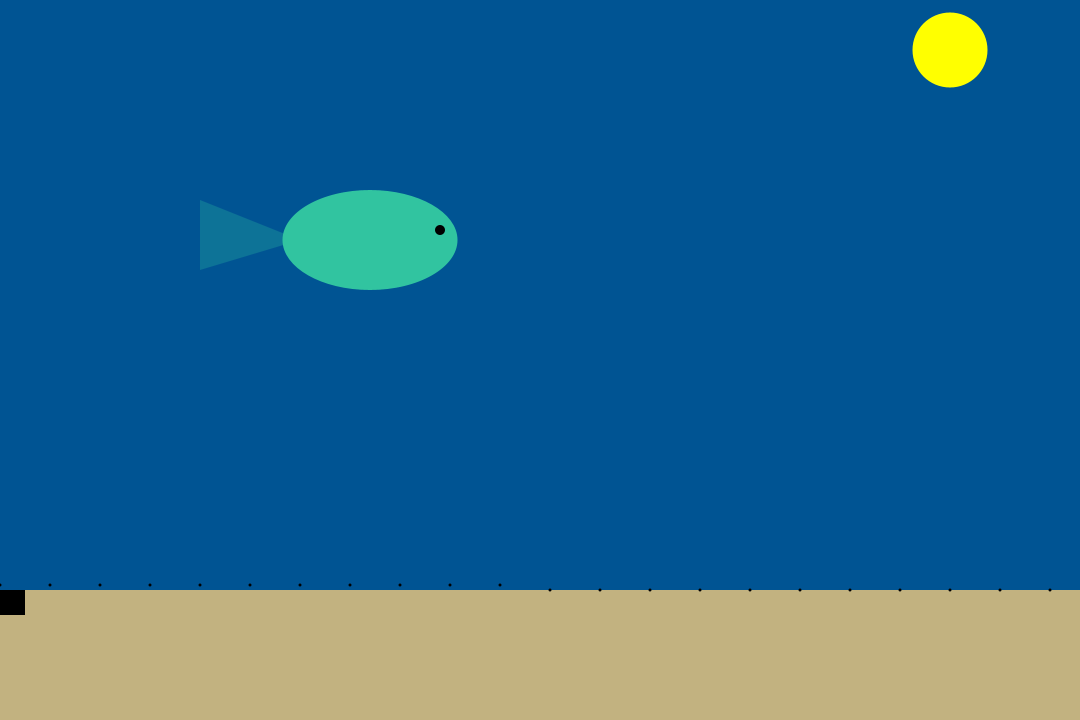
Frame 1 (no input)
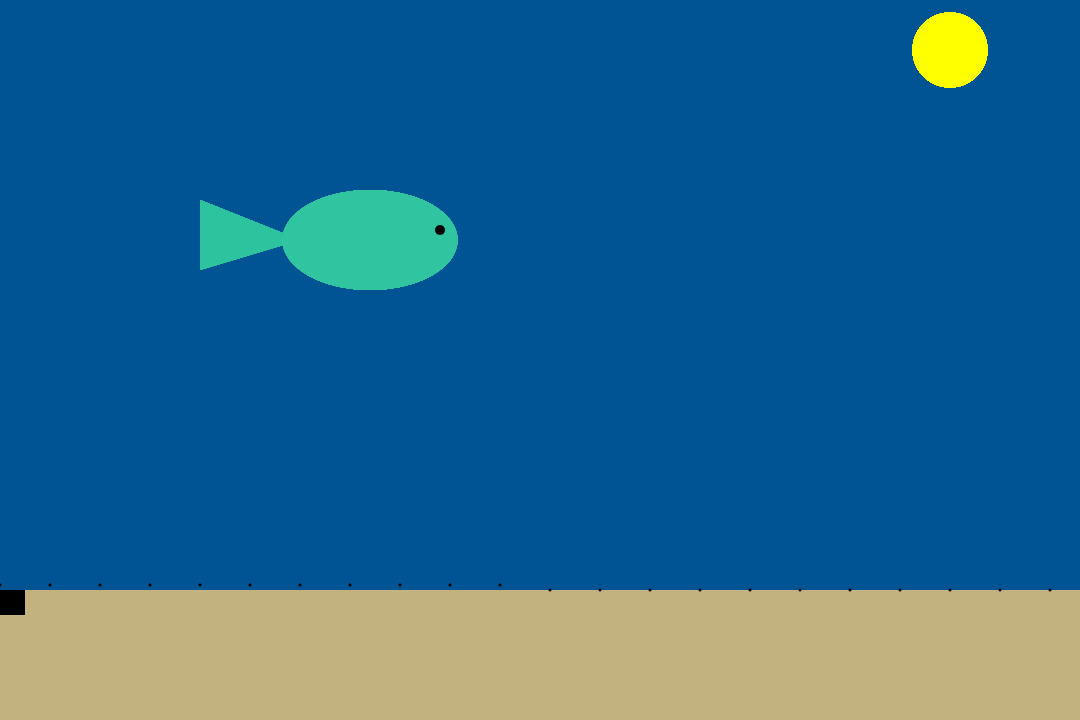
Frame 60 (the mouse pressed at the canvas centre just before this capture)
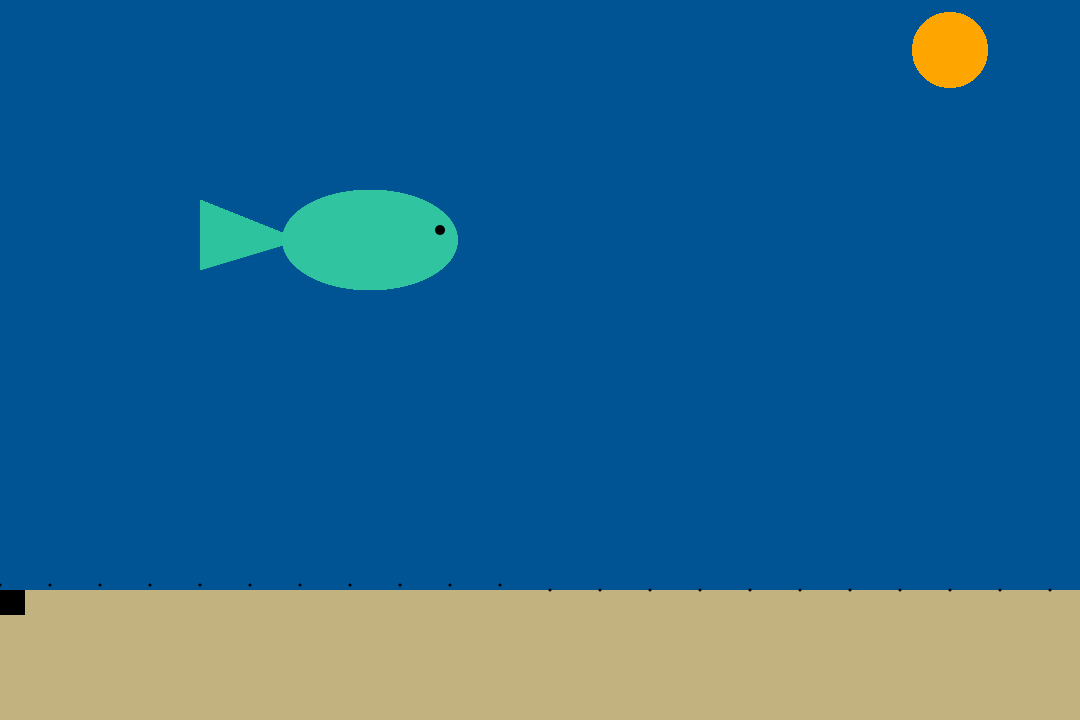
Frame 120 (the mouse held since frame 60 and released just before this capture)

The Processing sketch that drew these frames (run headless with seeded random() and noise(); from frame 60 on, the mouse is pressed at the canvas centre):

// Processing sketch: SS3_Ocean
// ── SS3_Ocean.pde
/*
In the Ocean - Stephany Pena

*NOTES
WORK ON BACKGROUND
ADD KELP - SUGGESTION FROM JESSI

SEE WHY SAND DOESN'T WANT DETAIL



//MAKE CODE SIMPLIFIES WITH SPRITE

*

*/


//VARIABLES

int xCircle = 950;
int yCircle =50;
int rCircle = 75;


float r;
float g;
float b;

//FOR LOOP VARIABLES
float spacing = 50;
float spacing2 = 5;

float x = 0;
float y = 580;
int i;

void setup(){
size(1080,720);
background(0,84,147);

  fill(194, 178, 128);
  noStroke();
  rect(0,590, 1080,130);

}

void draw(){
  //TOP
   //SUN/MOON
   if(mouseX < 540 && mouseY< 200){
     //MAKES A FLASHING EFFECT
     //r = random(50,100);
     //g = random(5,100);
     //b = random(0,10);
     
     r= 255;
     g= 255;
     b= 0;
     fill(r,g,b);
     ellipse(xCircle,yCircle, rCircle,rCircle);
   }
   else if (mouseX >60 && mouseY > 300){
     r = 255;
     g = 165;
     b = 0;
     fill(r,g,b);
     ellipse(xCircle,yCircle, rCircle,rCircle);
   }else{
     r = 255;
     g = 255;
     b = 255;
     fill(r,g,b);
     ellipse(xCircle,yCircle, rCircle,rCircle);
   }
   
   //EXAMPLE FISH
   
   
   //TAIL
   fill(49,196,160, 70); 
   strokeWeight(4);
   triangle(300,240, 200,200 ,200,270);
   //BODY
   fill(49,196,160); 
   strokeWeight(5);
   //ellipse(170,240, 45,35); to make it with lotta fish for school purpose enlarge the fish
   ellipse(370,240, 175,100);
   //EYE
   
   fill(0,0,0); 
   ellipse(440,230, 10,10);
   
   
   
  
   
  //MIDDLE
  
  //BOTTOM
  
  //TREASURE CHEST 
  
  
  //OCEAN FLOOR
  /*for(int j =0; j<5; j++){
    y= y+spacing2;
    for(int i =0; i<11; i++){
      fill(0);
      ellipse(x ,y ,3, 3 );  
      x= x+spacing;
    //y = y+spacing2;
  }
  
  }*/
  
  // SAND
  
  /*fill(194, 178, 128);
  noStroke();
  rect(0,590, 1080,130);*/
  
  fill(0);
  for(int j =0; j<5; j++){
    y= y+spacing2;
    for(int i =0; i<11; i++){
      //fill(0);
      ellipse(x ,y ,3, 3 );  
      x= x+spacing;
    //y = y+spacing2;
  }
  
 

}
  fill(0);
  rect(0,590,25,25);

}



//MOUSE PRESSED

void mousePressed(){
  //r = random(0,255);
  //g = random(0,255);
  //b= random(0,255);
  //fill(r, g, b);
  //ellipse(xCircle, yCircle, rCircle,rCircle);
  if (mouseX < 900 && mouseX > 600){
    r = random(0,255);
    g = random(0,255);
    b = random(0,255);
   fill(r,g,b, 70); 
   strokeWeight(4);
   triangle(740,360, 840,300 ,840,400);
   //BODY
   fill(r,g,b); 
   strokeWeight(5);
   //ellipse(170,240, 45,35); to make it with lotta fish for school purpose enlarge the fish
   ellipse(670,360, 175,100);
   //EYE
   
   fill(0,0,0); 
   ellipse(596,354, 10,10);
   
  
  
  }
}


/*
sand textures
random values of Sand palette

*/
